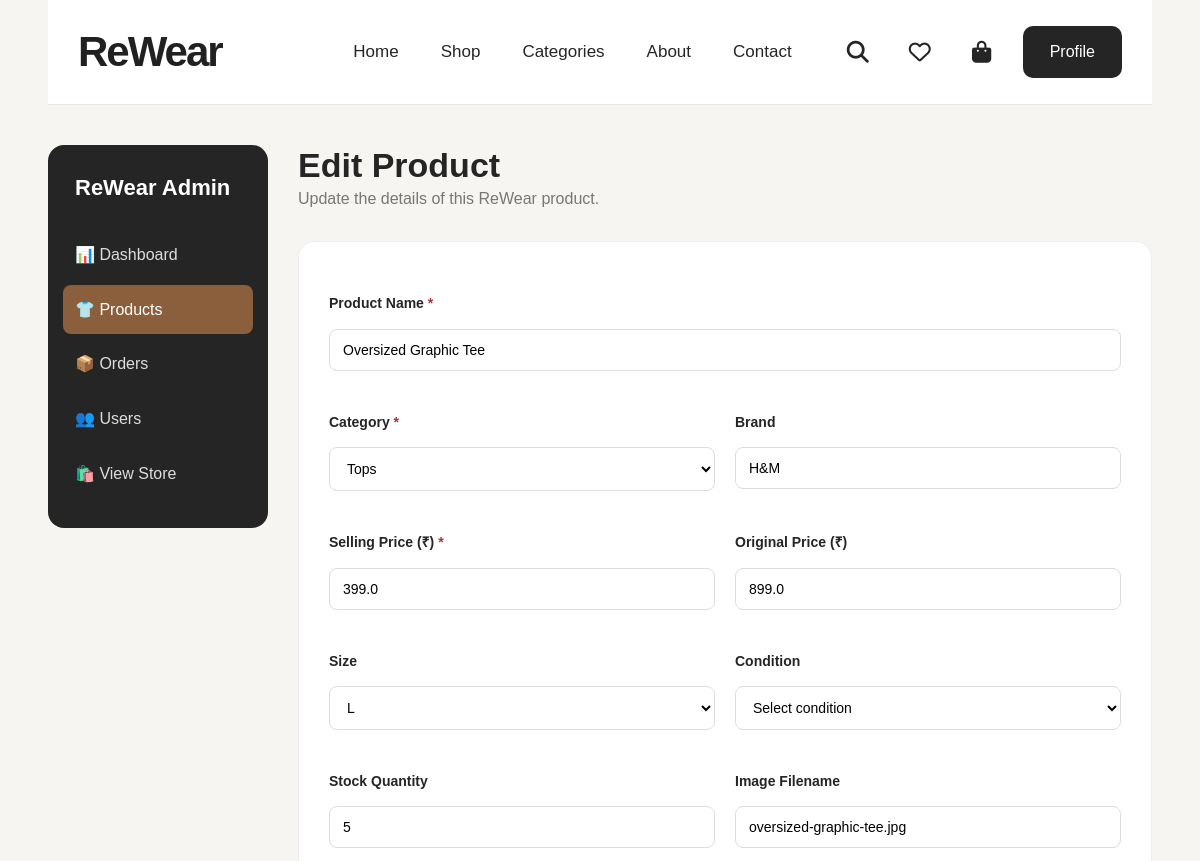
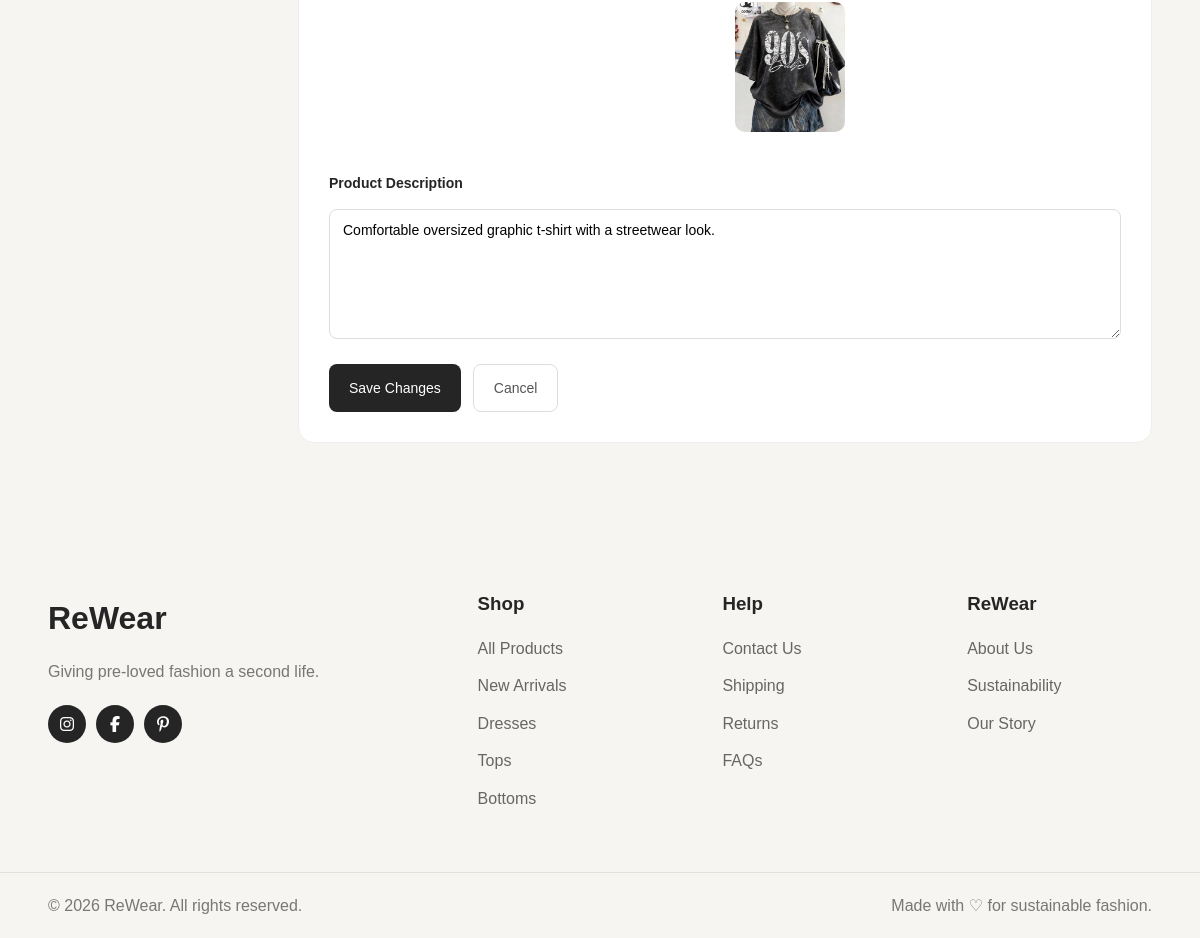
/admin/products/edit/2 (signed in), run on the app's committed database (2 pictures, top to bottom).
### models/product.py (models this page shows, shortened)
class Product(db.Model):
    __tablename__ = "products"
    id = db.Column(db.Integer, primary_key=True)
    name = db.Column(db.String(200), nullable=False)
    slug = db.Column(db.String(200), unique=True, nullable=False)
    description = db.Column(db.Text, nullable=False)
    price = db.Column(db.Float, nullable=False)
    original_price = db.Column(db.Float, nullable=True)
    size = db.Column(db.String(50), nullable=False)
    brand = db.Column(db.String(100), nullable=True)
    condition = db.Column(db.String(100), nullable=False)
    stock = db.Column(db.Integer, default=0, nullable=False)
    image_url = db.Column(db.String(500), nullable=True)
    category_id = db.Column(
        db.Integer,
        db.ForeignKey("categories.id"),
        nullable=False
    )
    category = db.relationship(
        "Category",
        back_populates="products"
    )
    order_items = db.relationship(
        "OrderItem",
        back_populates="product"
    )
    wishlist_items = db.relationship(
        "WishlistItem",
        back_populates="product"
    )

### models/category.py (models this page shows, shortened)
class Category(db.Model):
    __tablename__ = "categories"
    id = db.Column(db.Integer, primary_key=True)
    name = db.Column(db.String(100), unique=True, nullable=False)
    slug = db.Column(db.String(100), unique=True, nullable=False)
    products = db.relationship(
        "Product",
        back_populates="category",
        lazy=True
    )

### routes/admin.py (the view, shortened to what this page needs)
@admin_bp.route(
    "/products/edit/<int:product_id>",
    methods=["GET", "POST"]
)
@login_required
def edit_product(product_id):
    protection = admin_required()
    if protection:
        return protection
    product = Product.query.get_or_404(
        product_id
    )
    categories = Category.query.all()
    return render_template(
        "admin/edit_product.html",
        product=product,
        categories=categories
    )

### routes/admin.py (called while the page is built)
def admin_required():
    if not current_user.is_authenticated:
        return redirect(url_for("auth.login"))
    if not current_user.is_admin:
        flash(
            "You do not have permission to access the admin area.",
            "error"
        )
        return redirect(url_for("home"))
    return None

### templates/admin/edit_product.html (shortened to what this page needs)
{% extends "base.html" %}
{% block content %}
<section class="admin-page">
    <div class="container">
        <div class="admin-layout">
            <aside class="admin-sidebar">
                <div class="admin-brand">
                    ReWear Admin
                </div>
                <nav class="admin-nav">
                    <a href="{{ url_for('admin.dashboard') }}">
                        📊 Dashboard
                    </a>
                    <a
                        href="{{ url_for('admin.products') }}"
                        class="active"
                    >
                        👕 Products
                    </a>
                    <a href="{{ url_for('admin.orders') }}">
                        📦 Orders
                    </a>
                    <a href="{{ url_for('admin.users') }}">
                        👥 Users
                    </a>
                    <a href="{{ url_for('shop.shop') }}">
                        🛍️ View Store
                    </a>
                </nav>
            </aside>
            <main class="admin-main">
                <h1>
                    Edit Product
                </h1>
                <p style="color:#777; margin-bottom:30px;">
                    Update the details of this ReWear product.
                </p>
                <div class="form-card">
                    <form
                        method="POST"
                        action="{{ url_for(
                            'admin.edit_product',
                            product_id=product.id
                        ) }}"
                    >
                        <div class="form-grid">
                            <div class="form-group full">
                                <label for="name">
                                    Product Name
                                    <span class="required">*</span>
                                </label>
                                <input
                                    type="text"
                                    id="name"
                                    name="name"
                                    value="{{ product.name }}"
                                    required
                                >
                            </div>
                            <div class="form-group">
                                <label for="category_id">
                                    Category
                                    <span class="required">*</span>
                                </label>
                                <select
                                    id="category_id"
                                    name="category_id"
                                    required
                                >
                                    {% for category in categories %}
                                    <option
                                        value="{{ category.id }}"
                                        {% if product.category_id == category.id %}
                                        selected
                                        {% endif %}
                                    >
                                        {{ category.name }}
                                    </option>
                                    {% endfor %}
                                </select>
                            </div>
                            <div class="form-group">
                                <label for="brand">
                                    Brand
                                </label>
                                <input
                                    type="text"
                                    id="brand"
                                    name="brand"
                                    value="{{ product.brand or '' }}"
                                >
                            </div>
                            <div class="form-group">
                                <label for="price">
                                    Selling Price (₹)
                                    <span class="required">*</span>
                                </label>
                                <input
                                    type="number"
                                    id="price"
                                    name="price"
                                    min="0"
                                    step="0.01"
                                    value="{{ product.price }}"
                                    required
                                >
                            </div>
                            <div class="form-group">
                                <label for="original_price">
                                    Original Price (₹)
                                </label>
                                <input
                                    type="number"
                                    id="original_price"
                                    name="original_price"
                                    min="0"
                                    step="0.01"
                                    value="{{ product.original_price or '' }}"
                                >
                            </div>
                            <div class="form-group">
                                <label for="size">
                                    Size
                                </label>
                                <select
                                    id="size"
                                    name="size"
                                >
                                    {% for size in [
                                        'XS',
                                        'S',
                                        'M',
                                        'L',
                                        'XL',
                                        'XXL',
                                        'Free Size'
                                    ] %}
                                    <option
                                        value="{{ size }}"
                                        {% if product.size == size %}
                                        selected
                                        {% endif %}
                                    >
                                        {{ size }}
                                    </option>
                                    {% endfor %}
                                </select>
                            </div>
                            <div class="form-group">
                                <label for="condition">
                                    Condition
                                </label>
                                <select
                                    id="condition"
                                    name="condition"
                                >
                                    <option value="">
                                        Select condition
                                    </option>
                                </select>
                            </div>
                            <div class="form-group">
                                <label for="stock">
                                    Stock Quantity
                                </label>
                                <input
                                    type="number"
                                    id="stock"
                                    name="stock"
                                    min="0"
                                    value="{{ product.stock }}"
                                >
                            </div>
                            <div class="form-group">
                                <label for="image_url">
                                    Image Filename
                                </label>
                                <input
                                    type="text"
                                    id="image_url"
                                    name="image_url"
                                    value="{{ product.image_url or '' }}"
                                >
                                {% if product.image_url %}
                                <img
                                    src="{{ url_for(
                                        'static',
                                        filename='images/' + product.image_url
                                    ) }}"
                                    alt="{{ product.name }}"
                                    class="current-image"
                                >
                                {% endif %}
                            </div>
                            <div class="form-group full">
                                <label for="description">
                                    Product Description
                                </label>
                                <textarea
                                    id="description"
                                    name="description"
                                >{{ product.description or '' }}</textarea>
                            </div>
                        </div>
                        <div class="form-actions">
                            <button
                                type="submit"
                                class="save-btn"
                            >
                                Save Changes
                            </button>
                            <a
                                href="{{ url_for('admin.products') }}"
                                class="cancel-btn"
                            >
                                Cancel
                            </a>
                        </div>
                    </form>
                </div>
            </main>
        </div>
    </div>
</section>
{% endblock %}

### static/css/style.css (style rules this page uses)
* { margin: 0; padding: 0; box-sizing: border-box; }
html { scroll-behavior: smooth; }
body { font-family: Arial, Helvetica, sans-serif; background: #f7f5f1; color: #252525; line-height: 1.6; }
a { color: inherit; text-decoration: none; }
button, input, textarea, select { font-family: inherit; }
button { cursor: pointer; }
img { max-width: 100%; display: block; }
.container { width: min(92%, 1660px); margin: 0 auto; }
h1, h2, h3 { line-height: 1.2; }
.form-group { margin-top: 20px; }
.form-group label { display: block; font-weight: 700; margin-bottom: 7px; }
.form-group input, .form-group textarea, .form-group select { width: 100%; padding: 13px 15px; border: 1px solid #d9d5cf; border-radius: 9px; background: white; font-size: 16px; outline: none; }

### templates/admin/edit_product.html (style rules this page uses)
.admin-page { padding: 40px 0 80px; }
.admin-layout { display: grid; grid-template-columns: 220px 1fr; gap: 30px; }
.admin-sidebar { background: #252525; color: white; border-radius: 16px; padding: 25px 15px; height: fit-content; position: sticky; top: 100px; }
.admin-brand { font-size: 22px; font-weight: 700; padding: 0 12px 25px; }
.admin-nav a { display: block; color: #ddd; text-decoration: none; padding: 12px; border-radius: 8px; margin-bottom: 5px; }
.admin-nav a:hover, .admin-nav a.active { background: #8b5e3c; color: white; }
.admin-main h1 { margin-top: 0; font-size: 34px; }
.form-card { background: white; border: 1px solid #eee; border-radius: 16px; padding: 30px; max-width: 900px; }
.current-image { width: 110px; height: 130px; object-fit: cover; border-radius: 10px; margin-top: 8px; }
.form-grid { display: grid; grid-template-columns: 1fr 1fr; gap: 20px; }
.form-group { display: flex; flex-direction: column; gap: 7px; }
.form-group.full { grid-column: 1 / -1; }
.form-group label { font-size: 14px; font-weight: 600; }
.form-group input, .form-group select, .form-group textarea { width: 100%; box-sizing: border-box; padding: 12px 13px; border: 1px solid #ddd; border-radius: 8px; font-family: inherit; font-size: 14px; outline: none; }
.form-group textarea { min-height: 130px; resize: vertical; }
.required { color: #a33; }
.form-actions { display: flex; gap: 12px; margin-top: 25px; }
.save-btn, .cancel-btn { padding: 12px 20px; border-radius: 8px; text-decoration: none; cursor: pointer; font-size: 14px; }
.save-btn { border: none; background: #252525; color: white; }
.cancel-btn { border: 1px solid #ddd; color: #555; background: white; }

### data on the page
Product: name "Oversized Graphic Tee", category_id "Tops", brand "H&M", price "399.0", original_price "899.0", size "L", stock "5", image_url "oversized-graphic-tee.jpg", image_url (picture), description "Comfortable oversized graphic t-shirt with a streetwear look."
